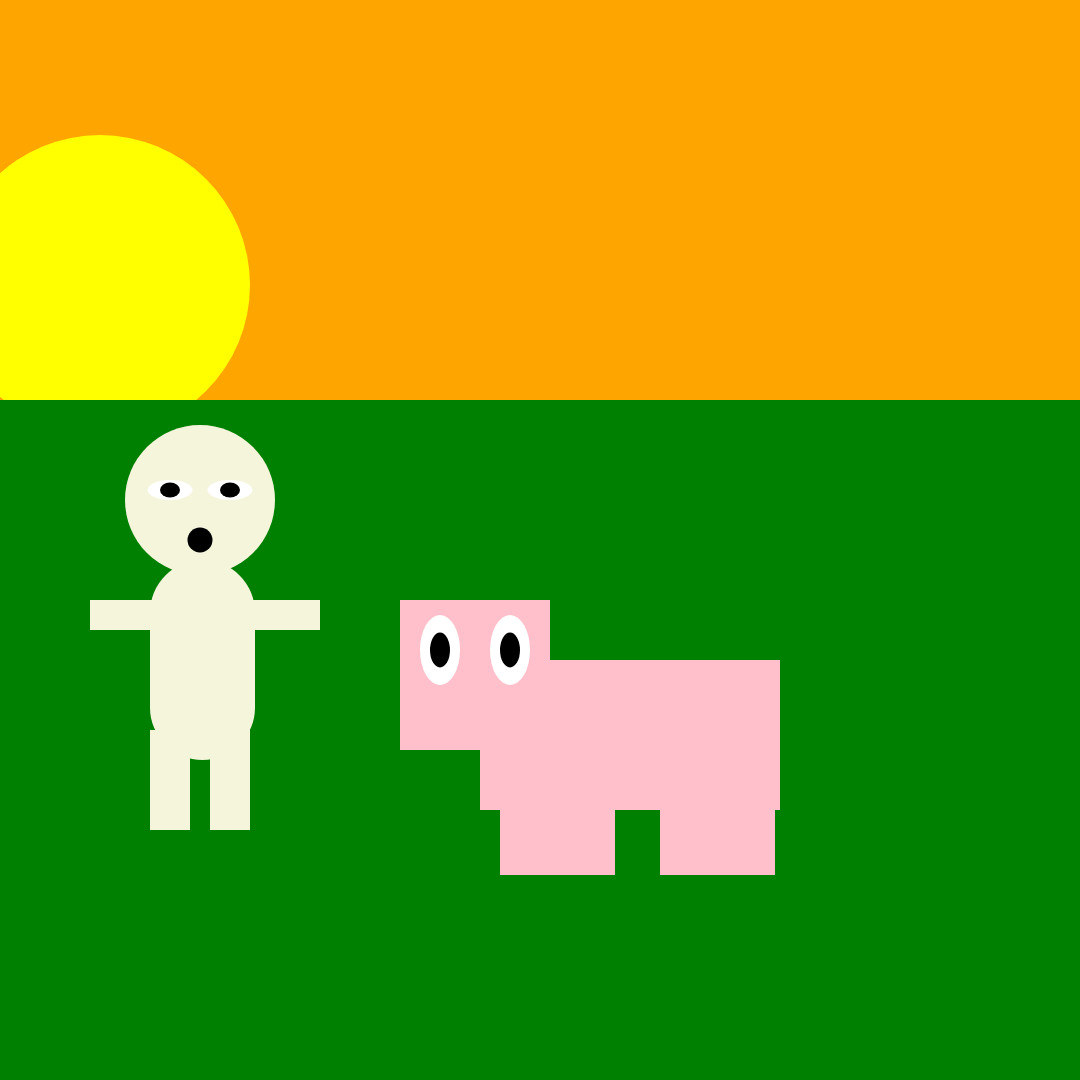
Frame 1 (no input)
Frame 60 (no input): identical to frame 1, image omitted
Frame 120 (the mouse pressed at the canvas centre since frame 60): identical to frame 1, image omitted

The p5.js sketch that drew this single still picture (run headless with seeded random() and noise() and a simulated clock; from frame 60 on, the mouse is pressed at the canvas centre):

// p5.js sketch
// ── sketch.js
// Settings: Dawn, Morning, Evening, Night
var bgColor = "Orange";
var chapter = "Dawn";

// Sun Attributes
var sunX = 100;
var sunY = 285;
var sunSize = 300;

function setup(){
    createCanvas(1080, 1080);
}

function draw(){
    background(bgColor);

    if(chapter == "Dawn"){
        bgColor = "orange";
        fill("yellow");
        drawSun();
        // grass
        drawGrass();
        // Pig Character
        drawPig();
        // Person Character
        drawHuman();
        // ellipse(sunX, sunY, sunSize);
        // noStroke();
    }
    else if(chapter == "Morning"){
        bgColor = "lightblue";
        fill("yellow");
        drawSun();
        // grass
        drawGrass();
        // Pig Character
        drawPig();
        // Person Character
        drawHuman();
        // ellipse(sunX + 300, sunY - 150, sunSize);
        // noStroke();
    }
    else if(chapter == "Day"){
        bgColor = "darkblue";
        fill("yellow");
        drawSun();
        // grass
        drawGrass();
        // Pig Character
        drawPig();
        // Person Character
        drawHuman();
        // ellipse(sunX + 600, sunY - 150, sunSize);
        // noStroke();
    }
    else if(chapter == "Night"){
        bgColor = "purple";
        fill("yellow");
        drawSun();
        // grass
        drawGrass();
        // Pig Character
        drawPig();
        // Person Character
        drawHuman();
        // ellipse(sunX + 880, sunY, sunSize);
        // noStroke();
    }
}

function mouseClicked(){
    if(chapter == "Dawn") chapter = "Morning";
    else if(chapter == "Morning") chapter = "Day";
    else if(chapter == "Day") chapter = "Night";
    else if(chapter == "Night") chapter = "Dawn";
}

function drawGrass() {
    fill("green");
    rect(0, 400, 1080,760);
}

function drawSun(){
    noStroke();

    if(chapter == "Dawn"){
        ellipse(sunX, sunY, sunSize);
        // noStroke();
    }
    if(chapter == "Morning"){
        ellipse(sunX + 300, sunY - 150, sunSize);
    }
    if(chapter == "Day"){
        ellipse(sunX + 600, sunY - 150, sunSize);
    }
    if(chapter == "Night"){
        ellipse(sunX + 880, sunY, sunSize);
    }
}

function drawHuman(){
    strokeWeight(5);

    // Rusty Head Dimensions
    var rustyHeadX = 200;
    var rustyHeadY = 500;
    var rustyHeadSize = 150;

    // Rusty Arms Dimensions
    var rustyArmLX = 90;
    var rustyArmRX = 240;
    var rustyArmsY = 600;
    var rustyArmsW = 80;
    var rustyArmsH = 30;

    // Rusty Legs Dimensions
    var rustyLegLX = 150;
    var rustyLegRX = 210;
    var rustyLegsY = 730;
    var rustyLegsW = 40;
    var rustyLegsH = 100;

    // Rusty Body Dimensions
    var rustyBodyX = 150;
    var rustyBodyY = 560;
    var rustyBodyW = 105;
    var rustyBodyH = 200;
    var rustyBodyR = 75;

    var rustyEyesXL = 170;
    var rustyEyesXR = 230;
    var rustyEyesY = 490;
    var rustyEyesW = 45;
    var rustyEyesH = 20;

    fill("beige");
    strokeWeight(2);
    // arms
    // left
    rect(rustyArmLX, rustyArmsY, rustyArmsW, rustyArmsH);
    // right
    rect(rustyArmRX, rustyArmsY, rustyArmsW, rustyArmsH);

    // legs
    rect(rustyLegLX, rustyLegsY, rustyLegsW, rustyLegsH);
    rect(rustyLegRX, rustyLegsY, rustyLegsW, rustyLegsH);

    // body
    rect(rustyBodyX, rustyBodyY, rustyBodyW, rustyBodyH, rustyBodyR);

    strokeWeight(5);
    // head
    ellipse(rustyHeadX, rustyHeadY, rustyHeadSize, rustyHeadSize);

    // eyes
    fill("white");
    ellipse(rustyEyesXL, rustyEyesY, rustyEyesW, rustyEyesH);
    ellipse(rustyEyesXR, rustyEyesY, rustyEyesW, rustyEyesH);

    // pupils
    var rustyPupilsLX = 170;
    var rustyPupilsRX = 230;
    var rustyPupilsY = 490;
    var rustyPupilsW = 20;
    var rustyPupilsH = 15;

    fill("black");
    ellipse(rustyPupilsLX, rustyPupilsY, rustyPupilsW, rustyPupilsH);
    ellipse(rustyPupilsRX, rustyPupilsY, rustyPupilsW, rustyPupilsH);

    // mouth
    var rustyMouthX = 200;
    var rustyMouthY = 540;
    var rustyMouthSize = 25;
    ellipse(rustyMouthX, rustyMouthY, 25, 25);
}

function drawPig(){
    strokeWeight(5);
    fill("pink");

    // body
    var pigBodyX = 480;
    var pigBodyY = 660;
    var pigBodyW = 300;
    var pigBodyH = 150;
    rect(pigBodyX, pigBodyY, pigBodyW, pigBodyH);

    // head
    var pigHeadX = 400;
    var pigHeadY = 600;
    var pigHeadSize = 150;
    rect(pigHeadX, pigHeadY, 150, 150);

    strokeWeight(2);
    // legs
    var pigLegsX = 500;
    var pigLegsY = 800;
    var pigLegsW = 75;
    var pigLegsH = 75;
    rect(pigLegsX, pigLegsY, pigLegsW, pigLegsH);
    rect(540, pigLegsY, pigLegsW, pigLegsH);
    rect(660, pigLegsY, pigLegsW, pigLegsH);
    rect(700, pigLegsY, pigLegsW, pigLegsH);

    // eyes
    fill("white");
    var pigEyeLX = 440;
    var pigEyeRX = pigEyeLX+70;
    var pigEyesY = 650;
    var pigEyesW = 40;
    var pigEyesH = 70;
    ellipse(pigEyeLX, pigEyesY, pigEyesW, pigEyesH);
    ellipse(pigEyeRX, pigEyesY, pigEyesW, pigEyesH);

    // pupil
    fill("black");
    var pigPupilLx = 440;
    var pigPupilRx = 510;
    var pigPupilsY = 650;
    var pigPupilsW = 20;
    var pigPupilsH = 35;
    ellipse(pigPupilLx, pigPupilsY, pigPupilsW, pigPupilsH);
    ellipse(pigPupilRx, pigPupilsY, pigPupilsW, pigPupilsH);

    // nose
    fill("pink");
    // strokeWeight(5);
    ellipse(475, 700, 40, 30);


}
